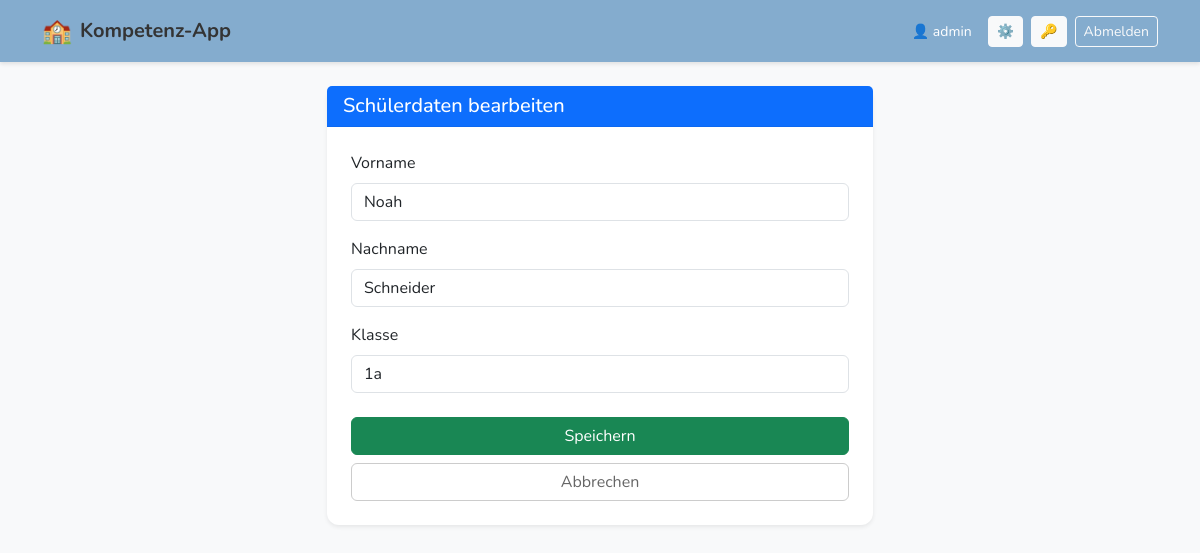
The page /admin/student/edit/3 (signed in) on the database its author committed.
### app.py (models this page shows)
class User(UserMixin, db.Model):
    id = db.Column(db.Integer, primary_key=True)
    username = db.Column(db.String(100), unique=True)
    password_hash = db.Column(db.String(200))

class Schueler(db.Model):
    id = db.Column(db.Integer, primary_key=True)
    vorname = db.Column(db.String(100))
    nachname = db.Column(db.String(100))
    klasse = db.Column(db.String(20))

### app.py (the view, shortened to what this page needs)
@app.route('/admin/student/edit/<int:s_id>', methods=['GET', 'POST'])
@login_required
def admin_student_edit(s_id):
    schueler = Schueler.query.get(s_id)
    return render_template('admin_student_edit.html', s=schueler)

### app.py (called while the page is built)
@login_manager.user_loader
def load_user(user_id):
    return User.query.get(int(user_id))

### templates/admin_student_edit.html
{% extends "base.html" %}
{% block content %}
<div class="row justify-content-center">
    <div class="col-md-6">
        <div class="card shadow-sm">
            <div class="card-header bg-primary text-white">
                <h5 class="mb-0">Schülerdaten bearbeiten</h5>
            </div>
            <div class="card-body p-4">
                <form method="POST">
                    <div class="mb-3">
                        <label class="form-label">Vorname</label>
                        <input type="text" name="vorname" class="form-control" value="{{ s.vorname }}" required>
                    </div>
                    <div class="mb-3">
                        <label class="form-label">Nachname</label>
                        <input type="text" name="nachname" class="form-control" value="{{ s.nachname }}" required>
                    </div>
                    <div class="mb-4">
                        <label class="form-label">Klasse</label>
                        <input type="text" name="klasse" class="form-control" value="{{ s.klasse }}" required>
                    </div>
                    <div class="d-grid gap-2">
                        <button type="submit" class="btn btn-success">Speichern</button>
                        <a href="/admin/students" class="btn btn-outline-secondary">Abbrechen</a>
                    </div>
                </form>
            </div>
        </div>
    </div>
</div>
{% endblock %}

### templates/base.html (shortened to what this page needs)
<!doctype html>
<html lang="de">
  <head>
    <link href="https://cdn.jsdelivr.net/npm/bootstrap@5.3.0/dist/css/bootstrap.min.css" rel="stylesheet">
  </head>
  <body>
    <nav class="navbar mb-4 sticky-top">
  <div class="container d-flex justify-content-between">
    <a class="navbar-brand d-flex align-items-center" href="/">
        <span style="font-size: 1.5rem;">🏫</span>
        <span class="ms-2 d-none d-md-inline">Kompetenz-App</span>
    </a>
 {% if current_user.is_authenticated %}
    <div class="d-flex align-items-center gap-2">
        <span class="text-white small d-none d-sm-inline me-2">👤 {{ current_user.username }}</span>
        <a href="/admin" class="btn btn-sm btn-light" title="Verwaltung">⚙️</a>
        <a href="/change_password" class="btn btn-sm btn-light" title="Passwort ändern">🔑</a>
        <a href="/logout" class="btn btn-sm btn-outline-light">Abmelden</a>
    </div>
    {% endif %}
  </div>
</nav>
    <div class="container pb-5">
        {% block content %}{% endblock %}
    </div>
  </body>
</html>

### templates/base.html (style rules this page uses)
:root { --school-blue: #84acce; --school-yellow: #f6f2b5; --school-green: #c7e1ba; --school-orange: #f08d4b; --school-dark: #343434; --school-bg: #f8f9fa; }
body { font-family: 'Nunito', sans-serif; color: var(--school-dark); background-color: var(--school-bg); }
.navbar { background-color: var(--school-blue) !important; box-shadow: 0 2px 4px rgba(0,0,0,0.1); }
.navbar-brand { color: var(--school-dark) !important; font-weight: 700; }
.btn-secondary, .btn-outline-secondary { color: #666; border-color: #ccc; }
.card { border: none; border-radius: 12px; box-shadow: 0 4px 6px rgba(0,0,0,0.05); }
.card-header { background-color: rgba(132, 172, 206, 0.2); border-bottom: 1px solid rgba(0,0,0,0.05); font-weight: bold; }

### rows shown on the page
User: username "admin"
Schueler: vorname "Noah", nachname "Schneider", klasse "1a"
